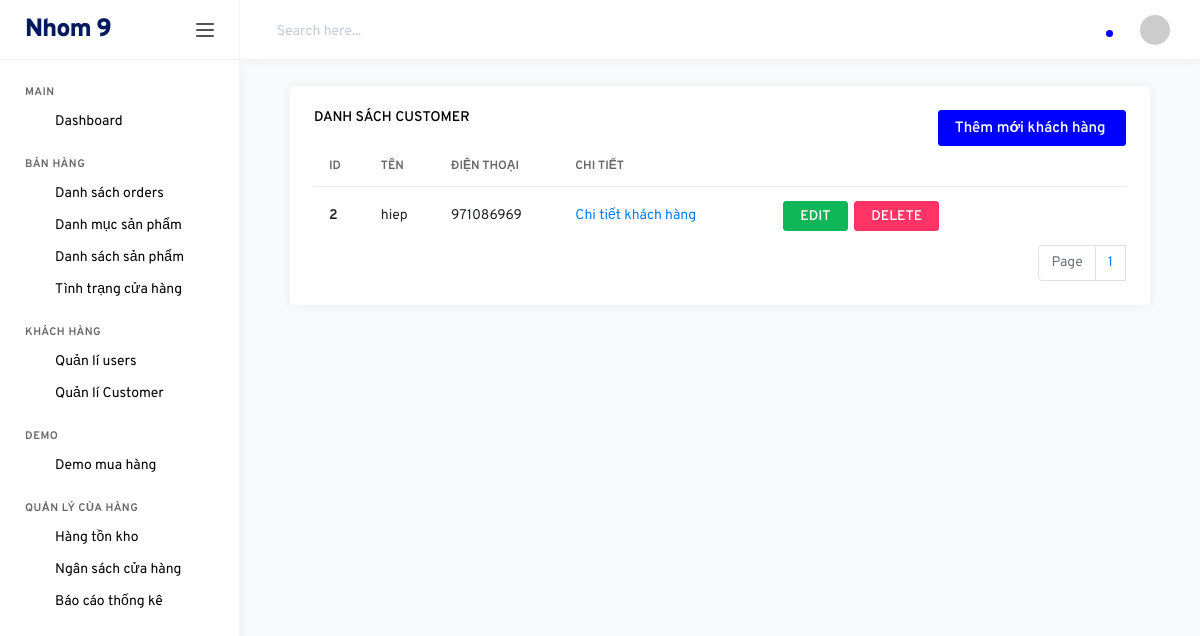
Page /backend/index.php?controller=customers (signed in) on the committed database.
### tables this page shows
CREATE TABLE `customers` (
  `id` int(11) NOT NULL,
  `name` varchar(500) NOT NULL,
  `phone` int(11) NOT NULL,
  `password` varchar(500) NOT NULL,
  `thoi_quen` varchar(500) NOT NULL,
  `so_thich` varchar(500) NOT NULL,
  `sinh_nhat` date NOT NULL
);

### backend/controllers/CustomersController.php (called while the page is built, shortened)
<?php
	include "models/CustomersModel.php";
	class CustomersController extends Controller{
		public function index(){
			$recordPerPage = 20;
			$numPage = ceil($this->totalRecord($recordPerPage)/$recordPerPage);
			$data= $this->modelRead($recordPerPage);
			$this->loadView("CustomersView.php",["data"=>$data,"numPage"=>$numPage]);
		}
	}
 ?>

### backend/models/CustomersModel.php (called while the page is built, shortened)
<?php
	trait customersModel{
		public function modelRead($recordPerPage){
			$p = isset($_GET["p"]) && is_numeric($_GET["p"]) && $_GET["p"] > 0 ? ($_GET["p"]-1) : 0;
			$from = $p * $recordPerPage;
			$conn = Connection::getInstance();
			$query = $conn->query("select * from customers order by id asc limit $from,$recordPerPage");
			$result = $query->fetchAll();
			return $result;
		}
		public function totalRecord($recordPerPage){
			$conn = Connection::getInstance();
			$query = $conn->query("select id from customers");
			return $query->rowCount();
		}
	}
 ?>

### backend/views/CustomersView.php (the view, shortened to what this page needs)
    <div class="col-md-12">
<div class="col-md-12 grid-margin stretch-card">
<div class="card">
    <div class="card-body">
    <div style=" float: right;">
                    <a href="index.php?controller=customers&action=create" class="btn btn-primary"><h6>Thêm mới khách hàng&nbsp <i class="link-icon" data-feather="user-plus"></i></h6></a>
                </div>
                <h6 class="card-title">Danh sách customer</h6>
                <div class="table-responsive">
                        <table class="table table-hover">
                            <thead>
                                <tr>
                                    <th>id</th>
                                    <th>Tên</th>
                                    <th>Điện thoại</th>
                                    <th>Chi tiết</th>
                                    <th></th>
                                    <th style="width: 150px;"></th>
                                </tr>
                            </thead>
                            <tbody>
                                <?php foreach ($data as $row): ?>
                                <tr>
                                    <th><?php echo $row->id; ?></th>
                                    <td><?php echo $row->name; ?></td>
                                    <td><?php echo $row->phone; ?></td>
                                    <td><a href="index.php?controller=customers&action=detail&id=<?php echo $row->id; ?>">Chi tiết khách hàng</a></td>
                                    <td style="text-align:center;">
                            <a class="btn btn-success" href="index.php?controller=customers&action=update&id=<?php echo $row->id; ?>">EDIT</a>&nbsp;
                            <a class="btn btn-danger" href="index.php?controller=customers&action=delete&id=<?php echo $row->id; ?>" onclick="return window.confirm('Mày chắc chưa?');">DELETE</a>
                        </td>
                                </tr>
                                <?php endforeach; ?>
                            </tbody>
                        </table>
                        <nav aria-label="Page navigation example">
                        <ul class="pagination">
                            <li class="page-item disabled"><a class="page-link" href="#">Page</a></li>
                            <?php for($i = 1;$i <= $numPage; $i++): ?>
                                <li><a class="page-link" href="index.php?controller=customers&p=<?php echo $i; ?>"><?php echo $i; ?></a></li>
                                <?php endfor; ?>
                        </ul>
                        </nav>
                </div>
    </div>
</div>
    </div>
    </div>

### backend/views/CustomersView.php (style rules this page uses)
.pagination { padding:0px; margin:0px; float: right; }

### rows in the picture
customers: id "2", name "hiep", phone "971086969"
